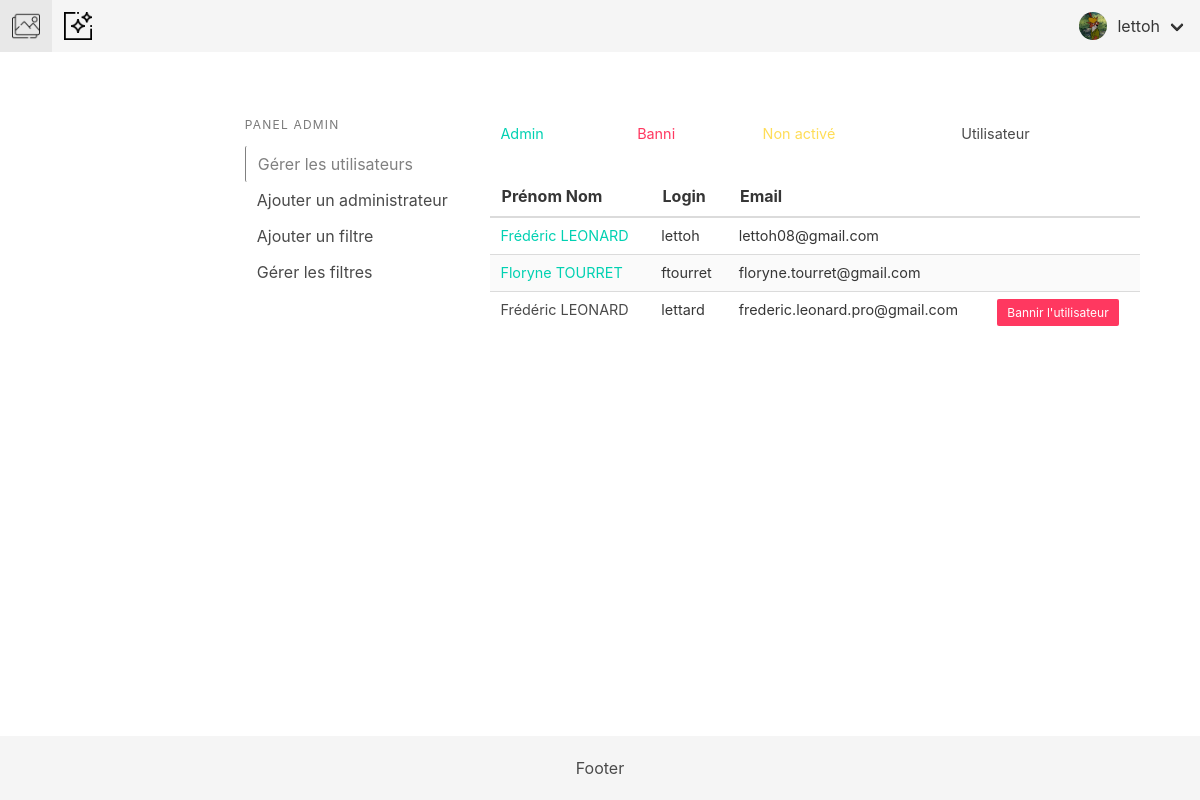
Page /index.php/Admin (signed in) on the earlier database version.
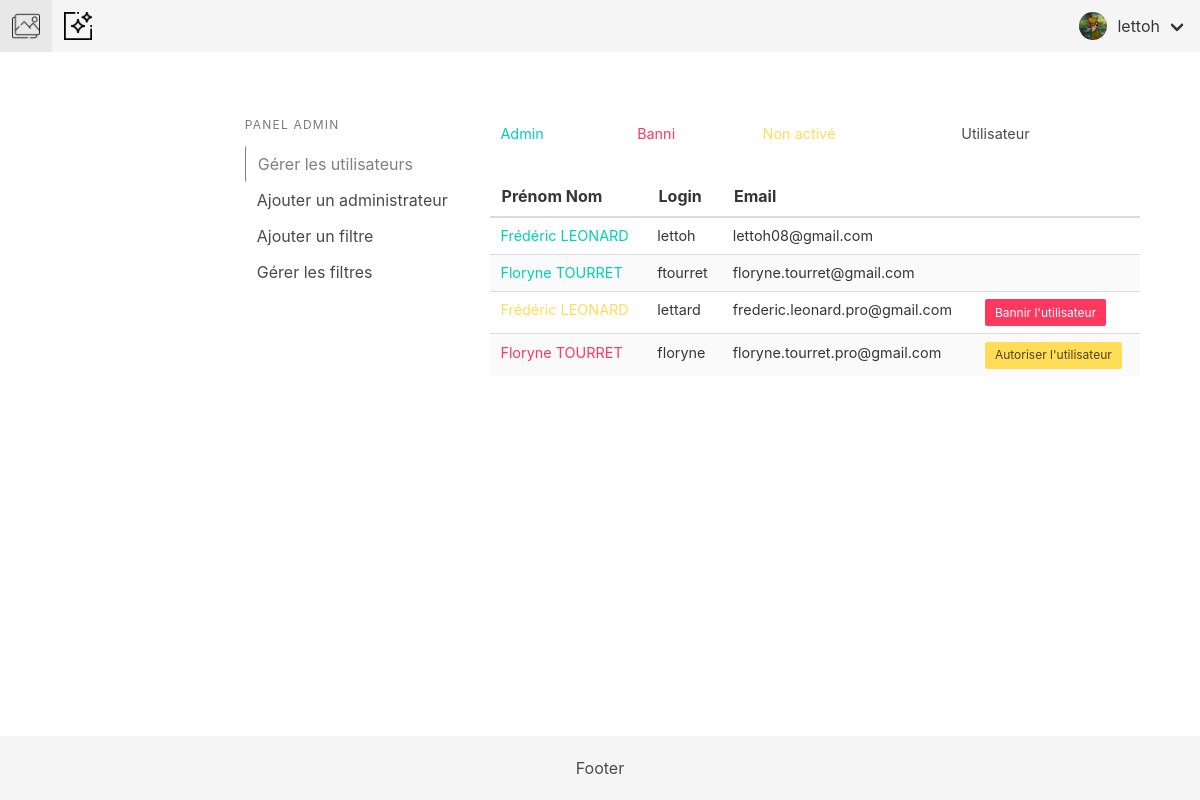
Same page on the later database version.
### tables this page shows
CREATE TABLE `users` (
  `user_id` int(11) NOT NULL,
  `firstname` varchar(255) NOT NULL,
  `lastname` varchar(255) NOT NULL,
  `login` varchar(255) NOT NULL,
  `email` varchar(255) NOT NULL,
  `biography` varchar(255) DEFAULT NULL,
  `path_profile_picture` varchar(255) DEFAULT NULL,
  `password` varchar(255) DEFAULT NULL,
  `admin` tinyint(1) NOT NULL DEFAULT '0',
  `notif` tinyint(1) NOT NULL DEFAULT '1',
  `enabled` tinyint(1) NOT NULL DEFAULT '0',
  `token` varchar(255) DEFAULT NULL,
  `token_expiration` timestamp NULL DEFAULT NULL
);

### config/controller.php (called while the page is built, shortened)
<?php
class Controller
{
	private $_vars = array();
    function set($data)
    {
        $this->_vars = array_merge($this->_vars, $data);
    }
    function render($filename)
    {
        extract($this->_vars);
        require(ROOT . 'views/' . $filename . '.php');
    }
    function loadView($filename, $data = NULL)
    {
        $this->render($filename);
    }
}

### controllers/Admin.php (called while the page is built, shortened)
<?php
Class Admin extends Controller{
    public function index(){
        $data = array();
        $data['users'] = $this->Admin_model->get_users();
        $data['filters'] = $this->Admin_model->get_filters();
        $this->loadView('Base/header_view');
        $this->loadView('Base/navbar_view');
        $this->loadView('Admin/index_view', $data);
        $this->loadView('Base/footer_view');
    }
}
?>

### config/model.php (called while the page is built, shortened)
<?php
require_once ('Database.php');
Class Model{
    public function __construct()
    {
        $database = new Database();
        $this->db = $database->openConnection();
    }
}
?>

### config/database.php (called while the page is built, shortened)
<?php
class Database
{
    private $_server = 'mysql:host=172.18.0.2;dbname=camagru';
    private $_user = 'root';
    private $_password = 'root';
    private $options = array(
        PDO::ATTR_ERRMODE => PDO::ERRMODE_EXCEPTION,
        PDO::ATTR_DEFAULT_FETCH_MODE => PDO::FETCH_ASSOC,
        PDO::MYSQL_ATTR_INIT_COMMAND => 'SET NAMES utf8'
    );
    public function openConnection()
    {
        try {
            $this->conn = new PDO($this->_server, $this->_user, $this->_password, $this->options);
            return $this->conn;
        } catch (PDOException $e) {
            echo "There is some problem in connection: " . $e->getMessage();
        }
    }
}

### models/Admin_model.php (called while the page is built, shortened)
<?php
Class Admin_model extends Model
{
    public function get_users(){
        $req = $this->db->prepare("SELECT * FROM `users` WHERE 1 ORDER BY `admin` DESC");
        $req->execute();
        return ($req->fetchAll());
    }
}
?>

### views/admin/index_view.php (the view, shortened to what this page needs)
<div class="gestion_user">
    <div class="columns">
        <div class="column is-three-fifths is-offset-one-fifth">
        </div>
    </div>
    <div class="columns">
        <div class="column is-one-fifth is-offset-one-fifth menu_user">
            <aside class="menu">
                <p class="menu-label">
                    Panel admin
                </p>
                <ul class="menu-list">
                    <li><a onclick="display_users()" id="display_users">Gérer les utilisateurs</a></li>
                    <li><a onclick="display_admin()" id="display_admin">Ajouter un administrateur</a></li>
                    <li><a onclick="display_filters()" id="display_filters">Ajouter un filtre</a></li>
                    <li><a onclick="display_manage_filters()" id="display_manage_filters">Gérer les filtres</a></li>
                </ul>
            </aside>
        </div>
        <div class="column is-three-fifths forms_user">
            <div class="container-users" id="users">
                <table class="table is-fullwidth">
                    <td class="has-text-primary">Admin</td>
                    <td class="has-text-danger">Banni</td>
                    <td class="has-text-warning">Non activé</td>
                    <td class="has-text-grey-dark">Utilisateur</td>
                </table>
                <table class="table is-striped is-hoverable is-fullwidth">
                    <thead>
                        <th>Prénom Nom</th>
                        <th>Login</th>
                        <th>Email</th>
                        <th></th>
                    </thead>
                    <tbody>
                    <?php
                        foreach($users as $user){
                            if($user['admin'] == 1)
                                echo '<tr id="tr_'.$user['user_id'].'">
                                <td id="name_'.$user['user_id'].'" class="has-text-primary">'.$user['firstname'].' '.$user['lastname'].'</td>
                                <td>'.$user['login'].'</td>
                                <td class="email">'.$user['email'].'</td>
                                <td id="button_'.$user['user_id'].'"></td>
                                </tr>';
                            else if($user['enabled'] == -1)
                                echo '<tr id="tr_'.$user['user_id'].'">
                                <td id="name_'.$user['user_id'].'" class="has-text-danger">'.$user['firstname'].' '.$user['lastname'].'</td>
                                <td>'.$user['login'].'</td>
                                <td class="email">'.$user['email'].'</td>
                                <td id="button_'.$user['user_id'].'"><button class="button is-small is-warning" onclick="unban(\''.$user['user_id'].'\' , \''.$user['enabled'].'\' , \''.$user['admin'].'\')">Autoriser l\'utilisateur</button></td>
                                </tr>';
                            else if($user['enabled'] == 0)
                                echo '<tr id="tr_'.$user['user_id'].'">
                                <td id="name_'.$user['user_id'].'" class="has-text-warning">'.$user['firstname'].' '.$user['lastname'].'</td>
                                <td>'.$user['login'].'</td>
                                <td class="email">'.$user['email'].'</td>
                                <td id="button_'.$user['user_id'].'"><button class="button is-small is-danger" onclick="ban(\''.$user['user_id'].'\' , \''.$user['enabled'].'\' , \''.$user['admin'].'\')">Bannir l\'utilisateur</button></td>
                                </tr>';
                            else
                                echo '<tr id="tr_'.$user['user_id'].'">
                                <td id="name_'.$user['user_id'].'" class="has-text-grey-dark">'.$user['firstname'].' '.$user['lastname'].'</td>
                                <td>'.$user['login'].'</td>
                                <td class="email">'.$user['email'].'</td>
                                <td id="button_'.$user['user_id'].'"><button class="button is-small is-danger" onclick="ban(\''.$user['user_id'].'\' , \''.$user['enabled'].'\' , \''.$user['admin'].'\')">Bannir l\'utilisateur</button></td>
                                </tr>';
                        }
                    ?>
                    </tbody>
                </table>
            </div>
        </div>
    </div>
</div>

### index.php (shortened to what this page needs)
<?php
require ROOT . 'Config/model.php';
require ROOT . 'Config/controller.php';
preg_match('/^(.*)$/', $_SERVER["PATH_INFO"], $matches);
$params = array_slice(explode('/', $matches[1]), 1);
$controller = isset($params[0]) && !empty($params[0]) ? $params[0] : 'Accueil';
$method = isset($params[1]) && !empty($params[1]) ? $params[1] : 'index';
if (file_exists('controllers/' . $controller . '.php')) {
	$controller = new $controller();
    if (method_exists($controller, $method)) {
        if (!empty($argv))
            $controller->$method($argv);
        else
            $controller->$method();
    } else {
        include '404.php';
    }
} else {
    include '404.php';
}

### views/Base/header_view.php (shortened to what this page needs)
<!DOCTYPE html>
<html lang="fr">
<head>
    <link rel="stylesheet" href="/assets/css/bulma.css">
    <link rel="stylesheet" href="/assets/css/style.css">
    <link rel="stylesheet" href="https://use.fontawesome.com/releases/v5.8.1/css/all.css">
</head>
<body class="has-navbar-fixed-top">

### views/Base/navbar_view.php (shortened to what this page needs)
<nav class="navbar is-light is-fixed-top" role="navigation" aria-label="main navigation">
  <div class="navbar-brand">
    <a class="navbar-item" href="/">
          <img src="/assets/img/picture.png" width="auto" height="28">
    </a>
    <?php if (isset($_SESSION['user'])){?>
      <a class="navbar-item" href="/index.php/Studio">
          <img src="/assets/img/filter.png" width="auto" height="28">
      </a>
    <?php } ?>
  </div>
  <div id="navbarBasicExample" class="navbar-menu">
    <div class="navbar-end">
        <?php if (isset($_SESSION['user'])){?>
          <div class="navbar-item has-dropdown is-hoverable">
            <a class="navbar-link">
              <?php if (!empty($_SESSION['user']['path_profile_picture'])){?>
                  <div style='background-image: url("/<?php echo $_SESSION['user']['path_profile_picture']?>"); background-size: cover; background-position: 50% 50%; border-radius: 100%; height: 28px; width: 28px; margin-right:10px;'>
              <?php }else{ ?>
                <div style='background-image: url("/assets/img/avatar.png"); background-size: cover; border-radius: 100%; background-position: 50% 50%; height: 28px; width: 28px; margin-right:10px;'>
              <?php } ?>
                </div>
              <?php echo $_SESSION['user']['login'];?>
            </a>
          </div>
        <?php } ?>
      </div>
    </div>
</nav>

### views/Base/footer_view.php (shortened to what this page needs)
<footer id="footer">
    Footer
</footer>
</body>
</html>

### assets/css/style.css (style rules this page uses)
body { position: relative; min-height: 100vh; padding-bottom: 80px; }
a { text-decoration: none!important; }
td { font-size: .9rem; }
td.email { word-break: break-all; }
#footer { background-color: #F5F5F5; text-align: center; position: absolute; bottom: 0; left: 0; right: 0; padding: 20px; }
.gestion_user { margin-top: 5vh; }
.menu-list a.is-active { background-color: transparent; color: gray; border-left: 1px solid gray; }
.container-filters, .container-users { padding-right: 5vw; }

Differences in the rows shown:
changed users "lettard": enabled 1 → 0 (drawn)
added users: firstname "Floryne", lastname "TOURRET", login "floryne", email "floryne.tourret.pro@gmail.com"
